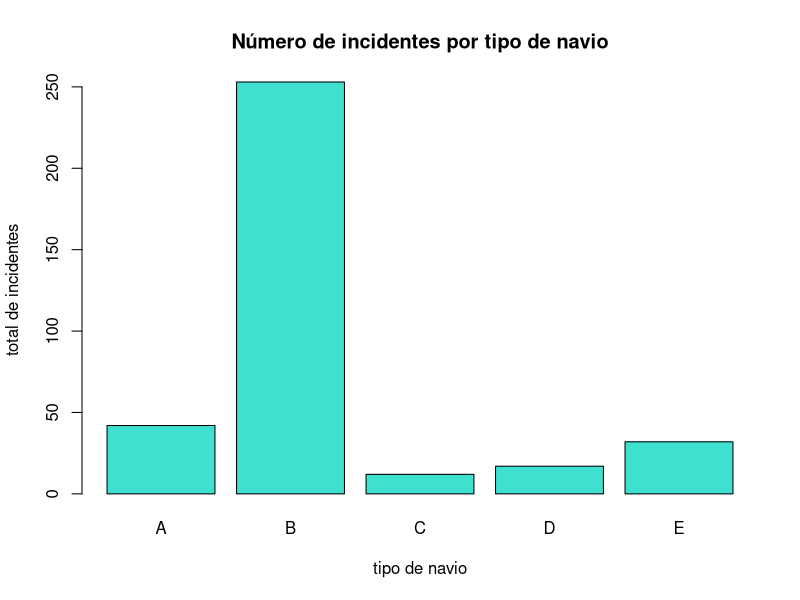
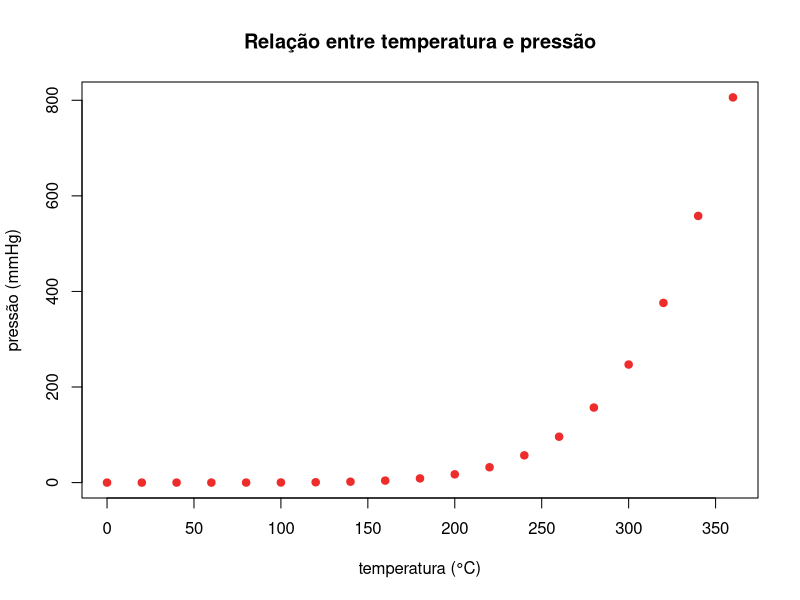

Write R code to recreate these figures, in order.
##############################################################
##BDA - AULA 4
##############################################################
##Exemplo 1    
##############################################################
altura<-c(1.98,1.97,2.10,2.05,2.00,1.85)
xbarra<-round(mean(altura),2)
cat("Média aritmética = ",xbarra, "\n")

altura<-c()
xbarra<-round(mean(altura),2)
cat("Média aritmética = ",xbarra, "\n")

##############################################################
##Exemplo 2    
##############################################################
xi<-c(1,2,3,4,5,6)
fi<-c(1,3,3,10,15,8)
n<-sum(fi)
fi.xi<-fi*xi

xbarra<-round(sum(fi.xi)/n,1)
cat("Média aritmética = ",xbarra, "\n")

##############################################################
##Exemplo 3    
##############################################################
library(MASS)

class(ships)
head(ships)
View(ships)
str(ships)
which(is.na(ships))

xbarra<-mean(ships$incidents)
cat("Média aritmética = ",xbarra, "\n")

s.tipo<-subset(ships, type == "A", select = incidents)
s.tipo
class(s.tipo)

cat("Média aritmética para tipo A = ", mean(s.tipo$incidents), "\n")

médias<-tapply(ships$incidents, ships$type, mean)

incidentes.tipo <- tapply(ships$incidents, ships$type, sum)

barplot(incidentes.tipo,
        main = "Número de incidentes por tipo de navio",
        xlab = "tipo de navio",
        ylab = "total de incidentes",
        col = "turquoise")

##############################################################
##Exemplo 4    
##############################################################
k<-5
h<-5
L0<-29
cons<-seq(L0,L0+h*k,h)
fi<-c(11,12,2,3,2)
n<-sum(fi)
xi<-NULL

#calcula os valores de xi
for(i in 1:k) xi[i]<-(cons[i] + cons[i+1])/2
fi.xi<-fi*xi
xbarra<-sum(fi.xi)/n
cat("Média aritmética = ",xbarra, "\n")

##############################################################
##Exemplo 5    
##############################################################
k<-6
h<-4
L0<-150
estatura<-seq(L0,L0+h*k,h)
fi<-c(4,9,11,8,5,3)
n<-sum(fi)

xi<-NULL
#calcula os valores de xi
for(i in 1:k) xi[i]<-(estatura[i] + estatura[i+1])/2
fi.xi<-fi*xi
xbarra<-sum(fi.xi)/n
#calcula em metros
xbarra<-round(xbarra/100,2)
cat("Média aritmética = ",xbarra, "\n")
############Prova############################

k<-5
h<-2
L0<-2
estatura<-seq(L0,L0+h*k,h)
fi<-c(4,6,10,8,2)
n<-sum(fi)

xi<-NULL
#calcula os valores de xi
for(i in 1:k) xi[i]<-(estatura[i] + estatura[i+1])/2
fi.xi<-fi*xi
xbarra<-sum(fi.xi)/n
#calcula em metros
xbarra<-round(xbarra/100,4)
cat("Média aritmética = ",xbarra, "\n")

##############################################################
##Exemplo 6    
##############################################################
class(pressure)
head(pressure)
View(pressure)
str(pressure)
which(is.na(pressure))

names(pressure)<-c("t","p")
View(pressure)

xbarra<-round(mean(pressure$t),2)
cat("Média aritmética = ",xbarra, "\n")

s.temp<-subset(pressure, t >= 23 & t <= 72, select = p)

cat("Média aritmética da pressão para 23°C <= t <= 72°C =",mean(s.temp$p),"mmHg\n")

plot(pressure$t, pressure$p, main = "Relação entre temperatura e pressão", 
     xlab = "temperatura (°C)", 
     ylab = "pressão (mmHg)", col = "firebrick2", pch = 19)
